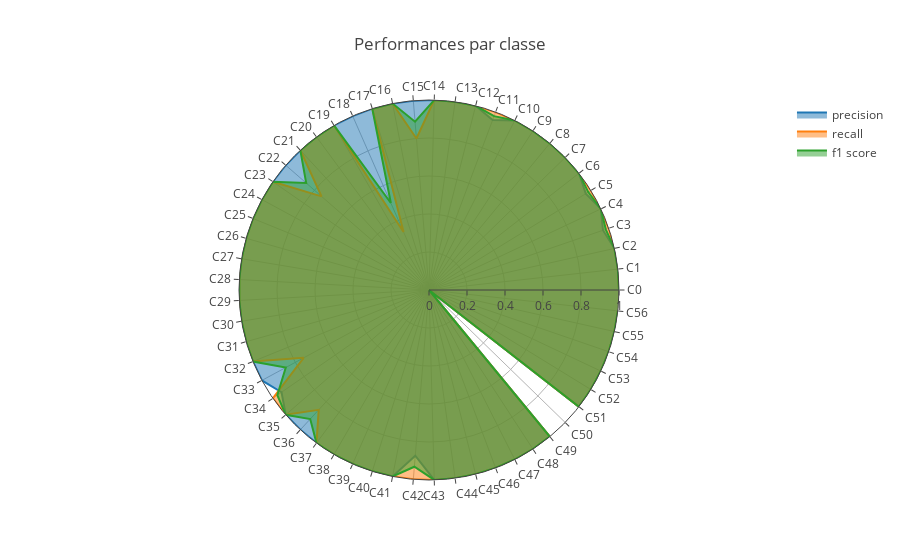

Here is the notebook cell this chart was saved with:
### Code cell
precision_trace = go.Scatterpolar(
    r = precision_test, 
    theta = ["C{}".format(i) for i in range(len(precision_test))],
    name = "precision",
    fill = "toself"
)
recall_trace = go.Scatterpolar(
    r = recall_test, 
    theta = ["C{}".format(i) for i in range(len(recall_test))],
    fill = "toself",
    name = "recall"
)
f1_trace = go.Scatterpolar(
    r = f1_test, 
    theta = ["C{}".format(i) for i in range(len(f1_test))],
    name = "f1 score",
    fill = "toself",
)

traces = [precision_trace, recall_trace, f1_trace]

layout = go.Layout(title = "Performances par classe")

fig = go.Figure(data = traces, layout = layout)

iplot(fig)

### Figure 1 — Plotly figure (JSON) as saved in the notebook; plotly's stock layout.template omitted (floating-point values rounded to 4 significant figures)
{"data": [{"fill": "toself", "name": "precision", "r": [1, 1, 1, 0.9683, 1, 0.9688, 1, 1, 1, 1, 1, 0.9556, 1, 1, 1, 1, 1, 1, 1, 1, 1, 1, 1, 1, 1, 1, 1, 1, 1, 1, 1, 1, 1, 1, 0.9444, 1, 1, 1, 1, 1, 1, 1, 0.875, 1, 1, 1, 1, 1, 1, 1, 0, 1, 1, 1, 1, 1, 1], "theta": ["C0", "C1", "C2", "C3", "C4", "C5", "C6", "C7", "C8", "C9", "C10", "C11", "C12", "C13", "C14", "C15", "C16", "C17", "C18", "C19", "C20", "C21", "C22", "C23", "C24", "C25", "C26", "C27", "C28", "C29", "C30", "C31", "C32", "C33", "C34", "C35", "C36", "C37", "C38", "C39", "C40", "C41", "C42", "C43", "C44", "C45", "C46", "C47", "C48", "C49", "C50", "C51", "C52", "C53", "C54", "C55", "C56"], "type": "scatterpolar", "uid": "128b3728-d6a9-4bb7-bd62-d0ae4fc34a9d"}, {"fill": "toself", "name": "recall", "r": [1, 1, 1, 1, 1, 1, 1, 1, 1, 1, 1, 1, 1, 1, 1, 0.8, 1, 1, 0.3333, 1, 1, 1, 0.75, 1, 1, 1, 1, 1, 1, 1, 1, 1, 1, 0.75, 1, 1, 0.8571, 1, 1, 1, 1, 1, 1, 1, 1, 1, 1, 1, 1, 1, 0, 1, 1, 1, 1, 1, 1], "theta": ["C0", "C1", "C2", "C3", "C4", "C5", "C6", "C7", "C8", "C9", "C10", "C11", "C12", "C13", "C14", "C15", "C16", "C17", "C18", "C19", "C20", "C21", "C22", "C23", "C24", "C25", "C26", "C27", "C28", "C29", "C30", "C31", "C32", "C33", "C34", "C35", "C36", "C37", "C38", "C39", "C40", "C41", "C42", "C43", "C44", "C45", "C46", "C47", "C48", "C49", "C50", "C51", "C52", "C53", "C54", "C55", "C56"], "type": "scatterpolar", "uid": "edc7d1d1-750e-4c5e-8175-977c31a01a3e"}, {"fill": "toself", "name": "f1 score", "r": [1, 1, 1, 0.9839, 1, 0.9841, 1, 1, 1, 1, 1, 0.9773, 1, 1, 1, 0.8889, 1, 1, 0.5, 1, 1, 1, 0.8571, 1, 1, 1, 1, 1, 1, 1, 1, 1, 1, 0.8571, 0.9714, 1, 0.9231, 1, 1, 1, 1, 1, 0.9333, 1, 1, 1, 1, 1, 1, 1, 0, 1, 1, 1, 1, 1, 1], "theta": ["C0", "C1", "C2", "C3", "C4", "C5", "C6", "C7", "C8", "C9", "C10", "C11", "C12", "C13", "C14", "C15", "C16", "C17", "C18", "C19", "C20", "C21", "C22", "C23", "C24", "C25", "C26", "C27", "C28", "C29", "C30", "C31", "C32", "C33", "C34", "C35", "C36", "C37", "C38", "C39", "C40", "C41", "C42", "C43", "C44", "C45", "C46", "C47", "C48", "C49", "C50", "C51", "C52", "C53", "C54", "C55", "C56"], "type": "scatterpolar", "uid": "d91dc339-b3dc-4f99-b4fa-f59f9bc371f3"}], "layout": {"title": {"text": "Performances par classe"}}}
